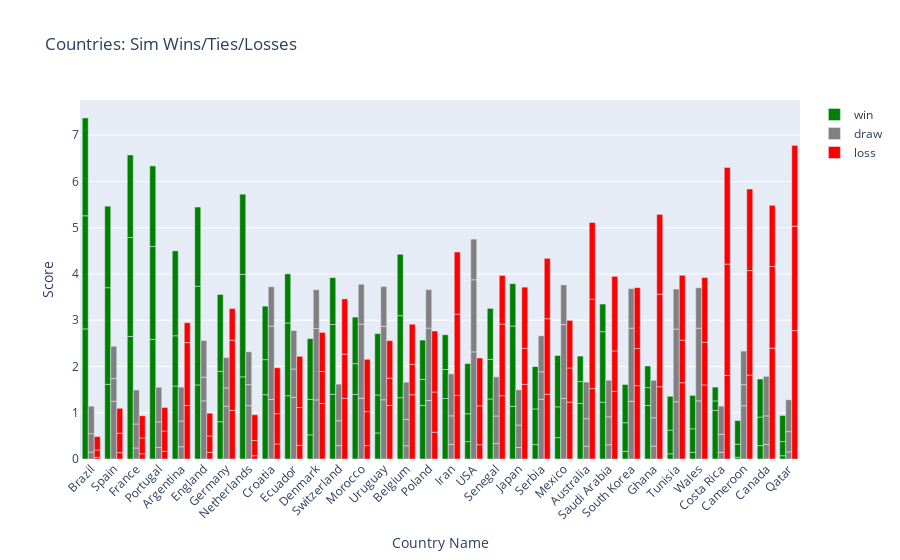

Notebook code for this chart:
### Code cell
import plotly.graph_objects as go
import plotly

fig = go.Figure()
fig.add_trace(go.Bar(
    x=df_world_cup.team,
    y=df_world_cup.sim_wins,
    name='win',
    marker_color='green'
))
fig.add_trace(go.Bar(
    x=df_world_cup.team,
    y=df_world_cup.sim_ties,
    name='draw',
    marker_color='grey'
))

fig.add_trace(go.Bar(
    x=df_world_cup.team,
    y=df_world_cup.sim_losses,
    name='loss',
    marker_color='red'
))

# fig.update_layout(template='plotly_dark')
fig.update_layout(title="Countries: Sim Wins/Ties/Losses",
                  xaxis_title = "Country Name", yaxis_title= "Score")

fig.update_layout(barmode='group', xaxis_tickangle=-45)
fig.show()

### Figure 1 — Plotly figure (JSON) as saved in the notebook; plotly's stock layout.template omitted (floating-point values rounded to 4 significant figures)
{"data": [{"marker": {"color": "green"}, "name": "win", "x": ["Brazil", "Spain", "France", "Portugal", "Argentina", "England", "Germany", "Netherlands", "Croatia", "Ecuador", "Denmark", "Switzerland", "Morocco", "Uruguay", "Belgium", "Poland", "Iran", "USA", "Senegal", "Japan", "Serbia", "Mexico", "Australia", "Saudi Arabia", "South Korea", "Ghana", "Tunisia", "Wales", "Costa Rica", "Cameroon", "Canada", "Qatar", "Brazil", "Spain", "France", "Netherlands", "Portugal", "England", "Argentina", "Germany", "Belgium", "Denmark", "Uruguay", "Croatia", "Switzerland", "Ecuador", "Japan", "Morocco", "Mexico", "USA", "Serbia", "Senegal", "South Korea", "Poland", "Wales", "Tunisia", "Canada", "Saudi Arabia", "Iran", "Australia", "Cameroon", "Ghana", "Qatar", "Costa Rica", "Brazil", "Spain", "France", "Argentina", "Portugal", "Germany", "England", "Netherlands", "Denmark", "Uruguay", "Belgium", "Croatia", "Switzerland", "USA", "Mexico", "Senegal", "Ecuador", "Morocco", "Serbia", "Japan", "Canada", "Poland", "South Korea", "Tunisia", "Iran", "Wales", "Cameroon", "Saudi Arabia", "Australia", "Qatar", "Ghana", "Costa Rica"], "y": [2.813, 1.614, 2.649, 2.586, 1.578, 1.601, 0.8058, 1.776, 1.389, 1.369, 0.5222, 1.398, 1.395, 0.5628, 1.325, 1.157, 1.308, 0.3767, 1.297, 1.138, 0.3114, 0.4629, 1.2, 1.229, 0.167, 1.157, 0.1126, 0.143, 1.052, 0.03652, 0.2902, 0.07083, 2.445, 2.089, 2.139, 2.216, 2.007, 2.134, 1.085, 1.09, 1.772, 0.7656, 0.8212, 0.7583, 1.51, 1.573, 1.737, 0.6652, 0.6651, 0.601, 0.7705, 0.8563, 0.617, 0.5652, 0.5087, 0.511, 0.6166, 1.524, 0.6272, 0.4736, 0.2832, 0.3864, 0.3054, 0.2035, 2.115, 1.763, 1.784, 1.837, 1.742, 1.66, 1.713, 1.732, 1.315, 1.327, 1.328, 1.157, 1.012, 1.085, 1.109, 1.103, 1.061, 1.007, 0.9161, 0.9156, 0.8221, 0.8488, 0.8265, 0.7326, 0.7501, 0.7236, 0.5109, 0.5972, 0.5515, 0.5655, 0.4673, 0.2985], "type": "bar"}, {"marker": {"color": "grey"}, "name": "draw", "x": ["Brazil", "Spain", "France", "Portugal", "Argentina", "England", "Germany", "Netherlands", "Croatia", "Ecuador", "Denmark", "Switzerland", "Morocco", "Uruguay", "Belgium", "Poland", "Iran", "USA", "Senegal", "Japan", "Serbia", "Mexico", "Australia", "Saudi Arabia", "South Korea", "Ghana", "Tunisia", "Wales", "Costa Rica", "Cameroon", "Canada", "Qatar", "Brazil", "Spain", "France", "Netherlands", "Portugal", "England", "Argentina", "Germany", "Belgium", "Denmark", "Uruguay", "Croatia", "Switzerland", "Ecuador", "Japan", "Morocco", "Mexico", "USA", "Serbia", "Senegal", "South Korea", "Poland", "Wales", "Tunisia", "Canada", "Saudi Arabia", "Iran", "Australia", "Cameroon", "Ghana", "Qatar", "Costa Rica", "Brazil", "Spain", "France", "Argentina", "Portugal", "Germany", "England", "Netherlands", "Denmark", "Uruguay", "Belgium", "Croatia", "Switzerland", "USA", "Mexico", "Senegal", "Ecuador", "Morocco", "Serbia", "Japan", "Canada", "Poland", "South Korea", "Tunisia", "Iran", "Wales", "Cameroon", "Saudi Arabia", "Australia", "Qatar", "Ghana", "Costa Rica"], "y": [0.1506, 1.248, 0.2385, 0.2474, 0.2647, 1.256, 1.142, 1.153, 1.286, 1.334, 1.278, 0.291, 1.315, 1.28, 0.286, 1.265, 0.3153, 2.315, 0.3345, 0.2483, 1.291, 1.308, 0.2779, 0.308, 1.247, 0.2799, 1.239, 1.256, 0.1424, 1.151, 0.3146, 0.1534, 0.3972, 0.4914, 0.5184, 0.4542, 0.5561, 0.5121, 0.5564, 0.3947, 0.5699, 1.542, 1.588, 1.587, 0.5349, 0.6101, 0.4856, 1.601, 1.596, 1.559, 0.5945, 0.5945, 1.581, 1.564, 1.571, 1.569, 0.6176, 0.6044, 0.6175, 0.5926, 0.4568, 0.6121, 0.4386, 0.3889, 0.5946, 0.6977, 0.735, 0.732, 0.7474, 0.6554, 0.7942, 0.7104, 0.8394, 0.8623, 0.8056, 0.85, 0.7929, 0.879, 0.8611, 0.8466, 0.8331, 0.8613, 0.7786, 0.7601, 0.8543, 0.833, 0.8559, 0.8659, 0.9078, 0.8756, 0.7256, 0.7902, 0.7925, 0.6868, 0.8088, 0.6128], "type": "bar"}, {"marker": {"color": "red"}, "name": "loss", "x": ["Brazil", "Spain", "France", "Portugal", "Argentina", "England", "Germany", "Netherlands", "Croatia", "Ecuador", "Denmark", "Switzerland", "Morocco", "Uruguay", "Belgium", "Poland", "Iran", "USA", "Senegal", "Japan", "Serbia", "Mexico", "Australia", "Saudi Arabia", "South Korea", "Ghana", "Tunisia", "Wales", "Costa Rica", "Cameroon", "Canada", "Qatar", "Brazil", "Spain", "France", "Netherlands", "Portugal", "England", "Argentina", "Germany", "Belgium", "Denmark", "Uruguay", "Croatia", "Switzerland", "Ecuador", "Japan", "Morocco", "Mexico", "USA", "Serbia", "Senegal", "South Korea", "Poland", "Wales", "Tunisia", "Canada", "Saudi Arabia", "Iran", "Australia", "Cameroon", "Ghana", "Qatar", "Costa Rica", "Brazil", "Spain", "France", "Argentina", "Portugal", "Germany", "England", "Netherlands", "Denmark", "Uruguay", "Belgium", "Croatia", "Switzerland", "USA", "Mexico", "Senegal", "Ecuador", "Morocco", "Serbia", "Japan", "Canada", "Poland", "South Korea", "Tunisia", "Iran", "Wales", "Cameroon", "Saudi Arabia", "Australia", "Qatar", "Ghana", "Costa Rica"], "y": [0.03652, 0.138, 0.1126, 0.167, 1.157, 0.143, 1.052, 0.07083, 0.3247, 0.2969, 1.2, 1.311, 0.2902, 1.157, 1.389, 0.5782, 1.377, 0.308, 1.369, 1.614, 1.398, 1.229, 1.522, 1.463, 1.586, 1.563, 1.649, 1.601, 1.806, 1.813, 2.395, 2.776, 0.1581, 0.4194, 0.3428, 0.3296, 0.4366, 0.3544, 1.358, 1.515, 0.6578, 0.692, 0.5912, 0.655, 0.9553, 0.8165, 0.7773, 0.7339, 0.7385, 0.84, 1.635, 1.549, 0.8024, 0.8703, 0.9207, 0.9204, 1.766, 0.872, 1.755, 1.934, 2.26, 2.002, 2.256, 2.408, 0.2907, 0.5392, 0.4807, 0.4313, 0.5105, 0.6847, 0.4932, 0.5574, 0.8453, 0.8108, 0.8664, 0.9931, 1.195, 1.036, 1.03, 1.05, 1.106, 1.131, 1.305, 1.324, 1.324, 1.318, 1.318, 1.402, 1.342, 1.401, 1.763, 1.613, 1.656, 1.748, 1.724, 2.089], "type": "bar"}], "layout": {"title": {"text": "Countries: Sim Wins/Ties/Losses"}, "xaxis": {"title": {"text": "Country Name"}, "tickangle": -45}, "yaxis": {"title": {"text": "Score"}}, "barmode": "group"}}
